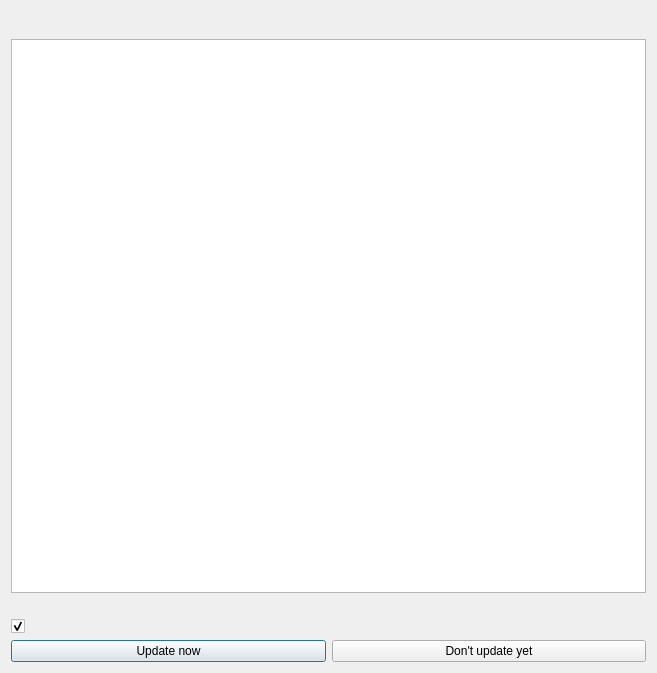
<?xml version="1.0" encoding="UTF-8"?>
<ui version="4.0">
 <class>UpdateDialog</class>
 <widget class="QDialog" name="UpdateDialog">
  <property name="geometry">
   <rect>
    <x>0</x>
    <y>0</y>
    <width>657</width>
    <height>673</height>
   </rect>
  </property>
  <property name="windowTitle">
   <string>MultiMC Update</string>
  </property>
  <property name="windowIcon">
   <iconset>
    <normaloff>:/icons/toolbar/checkupdate</normaloff>:/icons/toolbar/checkupdate</iconset>
  </property>
  <layout class="QVBoxLayout" name="verticalLayout">
   <item>
    <layout class="QHBoxLayout" name="horizontalLayout_2">
     <item>
      <widget class="QLabel" name="label">
       <property name="font">
        <font>
         <pointsize>14</pointsize>
        </font>
       </property>
       <property name="text">
        <string/>
       </property>
       <property name="alignment">
        <set>Qt::AlignLeading|Qt::AlignLeft|Qt::AlignVCenter</set>
       </property>
       <property name="buddy">
        <cstring>changelogBrowser</cstring>
       </property>
      </widget>
     </item>
    </layout>
   </item>
   <item>
    <widget class="QTextBrowser" name="changelogBrowser">
     <property name="openExternalLinks">
      <bool>true</bool>
     </property>
    </widget>
   </item>
   <item>
    <widget class="QLabel" name="variantLabel">
     <property name="visible">
      <bool>false</bool>
     </property>
     <property name="wordWrap">
      <bool>true</bool>
     </property>
    </widget>
   </item>
   <item>
    <widget class="QCheckBox" name="variantCheck">
     <property name="visible">
      <bool>false</bool>
     </property>
     <property name="checked">
      <bool>true</bool>
     </property>
    </widget>
   </item>
   <item>
    <layout class="QGridLayout" name="gridLayout">
     <item row="0" column="0">
      <widget class="QPushButton" name="btnUpdateNow">
       <property name="sizePolicy">
        <sizepolicy hsizetype="Preferred" vsizetype="Fixed">
         <horstretch>0</horstretch>
         <verstretch>0</verstretch>
        </sizepolicy>
       </property>
       <property name="text">
        <string>Update now</string>
       </property>
      </widget>
     </item>
     <item row="0" column="1">
      <widget class="QPushButton" name="btnUpdateLater">
       <property name="sizePolicy">
        <sizepolicy hsizetype="Preferred" vsizetype="Fixed">
         <horstretch>0</horstretch>
         <verstretch>0</verstretch>
        </sizepolicy>
       </property>
       <property name="text">
        <string>Don't update yet</string>
       </property>
      </widget>
     </item>
    </layout>
   </item>
  </layout>
 </widget>
 <tabstops>
  <tabstop>changelogBrowser</tabstop>
  <tabstop>btnUpdateNow</tabstop>
  <tabstop>btnUpdateLater</tabstop>
 </tabstops>
 <resources>
  <include location="../../resources/multimc/multimc.qrc"/>
 </resources>
 <connections/>
</ui>
